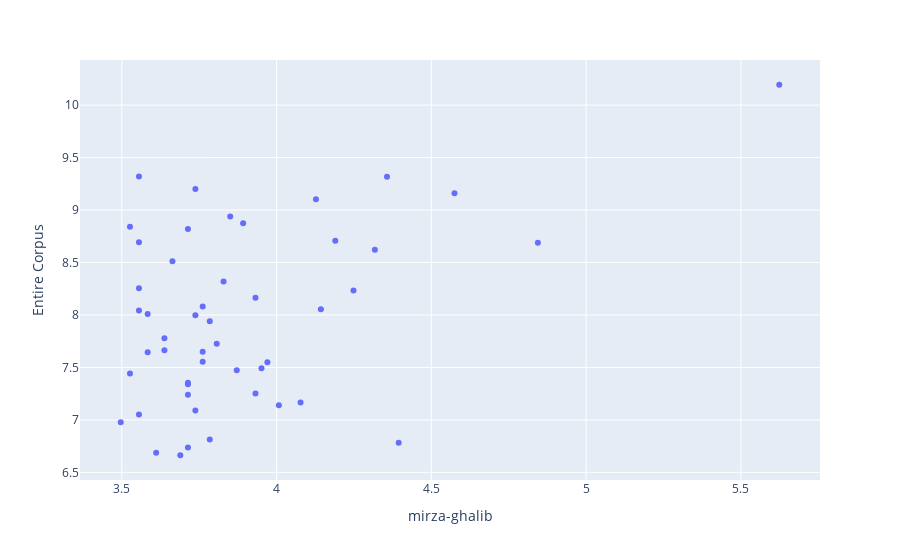

The notebook cell saved with this chart:
### Markdown cell above
# Scatter Plot

### Code cell
def plotScatterPlot(df1,df2,poet1,poet2,num_words):
    merged_words=mergeWords(df1,df2)
    
    #Remove zeros (As log(0) is -inf)
    Count_x=np.log([1 if merged_words.loc[i, "Count_x"] == 0 else merged_words.loc[i, "Count_x"] for i in range(1,len(merged_words)) ])  
    Count_y=np.log([1 if merged_words.loc[i, "Count_y"] == 0 else merged_words.loc[i, "Count_y"] for i in range(1,len(merged_words)) ])  
    
    # Create a List with words and their counts eg ([word,count1,count2])
    data=[]
    for i in range(1,num_words):
        data.append([merged_words.loc[i, "Words"],Count_x[i-1],Count_y[i-1]])
    data=pd.DataFrame(data,columns=['Words', poet1, poet2])
    # Set labels and plot Scatterplot
    fig = px.scatter(data, x=poet1, y=poet2, hover_data=['Words'])
    fig.show()

plotScatterPlot(df_uni,total_corpus_words,"mirza-ghalib","Entire Corpus",50)

### Figure 1 — Plotly figure (JSON) as saved in the notebook; plotly's stock layout.template omitted (floating-point values rounded to 4 significant figures)
{"data": [{"customdata": [["o"], ["gul"], ["sar"], ["yak"], ["ġham"], ["dar"], ["mai"], ["rañg"], ["chashm"], ["ishq"], ["yaañ"], ["nāz"], ["ā.īna"], ["jigar"], ["ḳhayāl"], ["jalva"], ["dekh"], ["mauj"], ["jaa.e"], ["vafā"], ["bazm"], ["nigāh"], ["ātish"], ["shauq"], ["ḳhāna"], ["chāhiye"], ["tamāshā"], ["zaḳhm"], ["nazar"], ["hasrat"], ["ḳhūñ"], ["ġhair"], ["din"], ["vahshat"], ["dāġh"], ["bas"], ["yār"], ["sahī"], ["zauq"], ["bahār"], ["dost"], ["dīvār"], ["ga.e"], ["dam"], ["tā"], ["ḳhudā"], ["qadar"], ["yaad"], ["pūchh"]], "hovertemplate": "mirza-ghalib=%{x}<br>Entire Corpus=%{y}<br>Words=%{customdata[0]}<extra></extra>", "legendgroup": "", "marker": {"color": "#636efa", "symbol": "circle"}, "mode": "markers", "name": "", "orientation": "v", "showlegend": false, "type": "scatter", "x": [5.624, 4.844, 4.575, 4.394, 4.357, 4.317, 4.248, 4.19, 4.143, 4.127, 4.078, 4.007, 3.97, 3.951, 3.932, 3.932, 3.892, 3.871, 3.85, 3.829, 3.807, 3.784, 3.784, 3.761, 3.761, 3.761, 3.738, 3.738, 3.738, 3.714, 3.714, 3.714, 3.714, 3.714, 3.689, 3.664, 3.638, 3.638, 3.611, 3.584, 3.584, 3.555, 3.555, 3.555, 3.555, 3.555, 3.526, 3.526, 3.497], "xaxis": "x", "y": [10.19, 8.689, 9.16, 6.783, 9.318, 8.621, 8.232, 8.707, 8.055, 9.104, 7.166, 7.14, 7.551, 7.492, 8.164, 7.251, 8.875, 7.473, 8.939, 8.318, 7.725, 7.939, 6.813, 8.082, 7.554, 7.65, 7.089, 7.998, 9.201, 7.239, 6.737, 7.354, 8.819, 7.34, 6.663, 8.512, 7.663, 7.778, 6.687, 8.01, 7.644, 8.043, 9.319, 8.254, 7.052, 8.693, 7.442, 8.842, 6.977], "yaxis": "y"}], "layout": {"legend": {"tracegroupgap": 0}, "margin": {"t": 60}, "xaxis": {"anchor": "y", "domain": [0, 1], "title": {"text": "mirza-ghalib"}}, "yaxis": {"anchor": "x", "domain": [0, 1], "title": {"text": "Entire Corpus"}}}}
